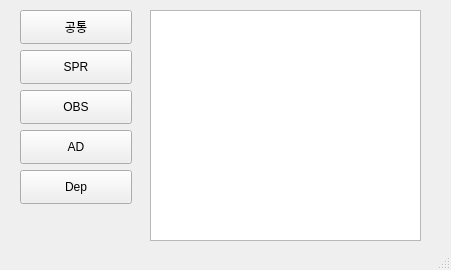
<?xml version="1.0" encoding="UTF-8"?>
<ui version="4.0">
 <class>MainWindow</class>
 <widget class="QMainWindow" name="MainWindow">
  <property name="geometry">
   <rect>
    <x>0</x>
    <y>0</y>
    <width>451</width>
    <height>270</height>
   </rect>
  </property>
  <property name="windowTitle">
   <string>기록지 입력기</string>
  </property>
  <widget class="QWidget" name="centralwidget">
   <widget class="QPushButton" name="pb1">
    <property name="geometry">
     <rect>
      <x>20</x>
      <y>10</y>
      <width>112</width>
      <height>34</height>
     </rect>
    </property>
    <property name="text">
     <string>공통</string>
    </property>
   </widget>
   <widget class="QPushButton" name="pb2">
    <property name="geometry">
     <rect>
      <x>20</x>
      <y>50</y>
      <width>112</width>
      <height>34</height>
     </rect>
    </property>
    <property name="text">
     <string>SPR</string>
    </property>
   </widget>
   <widget class="QPushButton" name="pb3">
    <property name="geometry">
     <rect>
      <x>20</x>
      <y>90</y>
      <width>112</width>
      <height>34</height>
     </rect>
    </property>
    <property name="text">
     <string>OBS</string>
    </property>
   </widget>
   <widget class="QPushButton" name="pb4">
    <property name="geometry">
     <rect>
      <x>20</x>
      <y>130</y>
      <width>112</width>
      <height>34</height>
     </rect>
    </property>
    <property name="text">
     <string>AD</string>
    </property>
   </widget>
   <widget class="QPushButton" name="pb5">
    <property name="geometry">
     <rect>
      <x>20</x>
      <y>170</y>
      <width>112</width>
      <height>34</height>
     </rect>
    </property>
    <property name="text">
     <string>Dep</string>
    </property>
   </widget>
   <widget class="QLabel" name="lb1">
    <property name="geometry">
     <rect>
      <x>30</x>
      <y>220</y>
      <width>77</width>
      <height>18</height>
     </rect>
    </property>
    <property name="text">
     <string/>
    </property>
   </widget>
   <widget class="QTextBrowser" name="tb">
    <property name="geometry">
     <rect>
      <x>150</x>
      <y>10</y>
      <width>271</width>
      <height>231</height>
     </rect>
    </property>
   </widget>
  </widget>
  <widget class="QStatusBar" name="statusbar"/>
 </widget>
 <resources/>
 <connections/>
</ui>
